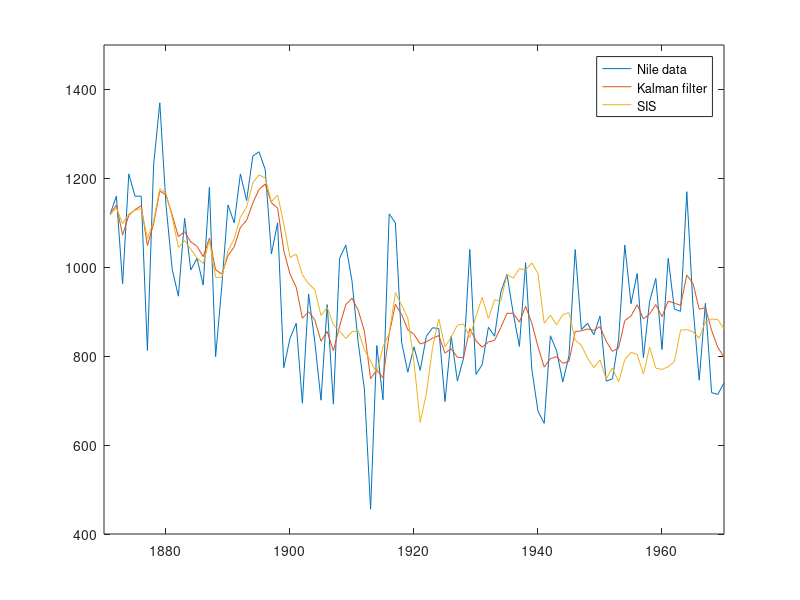

The MATLAB source for this figure: (Note: this script raises an error after producing the figure.)
%%  TIME SERIES ECONOMETRICS
%
%   ASSIGNMENT 6: LLM and Nile data
%
%   Charlotte Taman, Femke Vedder, Rose Barzilai, Zuzana Leova (Group 1)
%   March 2018 

%% 0. Clean Workspace and Command Window

clear all        %clear workspace
clc              %clear command window

%% 1. Read Data
load('nile.mat')

%% 2. Parameter Initialisation
    
    sigma_eps = 15099;
    sigma_eta = 1469;
    yt = data;
    T = size(yt,1);
    
%% 3. Filtered state and filtered state variance SIS N=100

N=100;
mu = yt(1,1)*ones(1,N);
p = zeros(T,N);
w(1,:) = ones(1,N)/N;

for t=1:T
for n=1:N
    mu(t+1,n) = mu(t,n) + normrnd(0,sqrt(sigma_eta)); %state equation, alpha=mu in LLM
    p(t,n) = 1/sqrt(2*pi*sigma_eps) * exp(-(yt(t,1) - mu(t,n))^2/(2*sigma_eps)); %density p(y_t|mu_t) 
end

w(t+1,:) = w(t,:).*p(t,:); %corresponsing weights
w_norm(t,:) = w(t+1,:)./sum(w(t+1,:)); %normalized weights
 
estimate_x(t,1) = sum(w_norm(t,:).*mu(t,:)); %estimates
var_estimate_x(t,1) = sum(w_norm(t,:).*((mu(t,:)-estimate_x(t,1)).^2)); %variance estimates

ESS(t,1) = 1/(sum(w_norm(t,:).*w_norm(t,:))); %effective sample size
end
      
estimate_x
%% 4. Apply Kalman Filter
% initialization
a = 0;
p = 10^7;

% kalman filter for LLM
for t = 1:T
   mu_t(t,1) = a;  
   p_t(t,1) = p;
   v = yt(t,1) - a;
   k = p / (p + sigma_eps);
   a = a + k*v;
   p = k*sigma_eps + sigma_eta;
   v_t(t,1) = v;
   K_t(t,1) = k;
end

Ft = p_t + sigma_eps;

%% 5. Bootstrap filter 

alpha = yt(1,1)*ones(1,N);
  
for t = 1:T 
for n = 1:N
    p(t,n) = 1/sqrt(2*pi*sigma_eps) * exp(-(yt(t,1) - alpha(t,n))^2/(2*sigma_eps));
end  
    w(t,:) = p(t,:)./sum(p(t,:));
for n = 1:N
    cum = cumsum([0; w(t,:).'/sum(w(t,:))]); % adds up to 1
    cum(end) = 1e3*eps + cum(end);
    [j j] = histc(rand,cum(:));
    alpha_new(t,n) = alpha(t,j);
end

alpha(t,:) = alpha_new(t,:);
ESS_bootstrap(t,1) = 1/sum((ones(1,N)/N).^2);

x(t,1) = sum(alpha(t,:))/N;
var_x(t,1) = sum((alpha(t,:)-x(t,1)*ones(1,N)).^2)/N; %variance

for n = 1:N
     alpha(t+1,n) = alpha(t,n) + normrnd(0,sqrt(sigma_eta));
end    
end


%% 6. Plots
% Nile data, Kalman filter and SIS (filtered state)
figure(1);
t = (1871:1970)';
plot(datenum(t,1,1),yt);
hold on
plot(datenum(t,1,1),[mu_t(2:100);a]);
plot(datenum(t,1,1),estimate_x);
legend('Nile data','Kalman filter','SIS')
dateFormat = 10;
datetick('x',dateFormat);
axis([datenum(1870,1,1) datenum(1970,1,1) 400 1500]);
hold off

Variance of the kalman filter and SIS with N=100 (filtered state)
figure(2);
t = (1871:1970)';
plot(datenum(t,1,1),p_t);
hold on
plot(datenum(t,1,1),var_estimate_x);
legend('Kalman filter','SIS')
dateFormat = 10;
datetick('x',dateFormat);
axis([datenum(1870,1,1) datenum(1970,1,1) 0 30000]);
hold off

% ESS
figure(3)
subplot(2,1,1)
t = (1871:1970)';
plot(datenum(t,1,1),ESS);
dateFormat = 10;
datetick('x',dateFormat);
axis([datenum(1870,1,1) datenum(1970,1,1) 0 110]);
hold off

subplot(2,1,2)
t = (1871:1970)';
plot(datenum(t,1,1),ESS_bootstrap);
dateFormat = 10;
datetick('x',dateFormat);
axis([datenum(1870,1,1) datenum(1970,1,1) 0 110]);
hold off

% Nile data, kalman filter and bootstrap filter
figure(4);
t = (1871:1970)';
plot(datenum(t,1,1),yt);
hold on
plot(datenum(t,1,1),[mu_t(2:100);a]);
plot(datenum(t,1,1),x);
legend('Nile data','Kalman filter','Bootstrap filter')
dateFormat = 10;
datetick('x',dateFormat);
axis([datenum(1870,1,1) datenum(1970,1,1) 400 1500]);
hold off

% Variance Kalman filter and bootstrap filter
figure(5);
t = (1871:1970)';
plot(datenum(t,1,1),p_t);
hold on
plot(datenum(t,1,1),var_x);
legend('Kalman filter','Bootstrap filter')
dateFormat = 10;
datetick('x',dateFormat);
axis([datenum(1870,1,1) datenum(1970,1,1) 0 30000]);
hold off

% Bootstrap filter with N=15 particle paths over time from t=1 upto
% t=5,10,15,20
figure(6);
subplot(2,2,1);
t = (1871:1890)';
plot(datenum(t,1,1),mu_t(2:21));
hold on
plot(datenum(t,1,1),[alpha(1:5,1:15);NaN*ones(15,15)]);
legend('Kalman filter','Bootstrap filter');
dateFormat = 10;
datetick('x',dateFormat);
axis([datenum(1870,1,1) datenum(1891,1,1) 700 1500]);
hold off

subplot(2,2,2);
t = (1871:1890)';
plot(datenum(t,1,1),mu_t(2:21));
hold on
plot(datenum(t,1,1),[alpha(1:10,1:15);NaN*ones(10,15)]);
legend('Kalman filter','Bootstrap filter');
dateFormat = 10;
datetick('x',dateFormat);
axis([datenum(1870,1,1) datenum(1891,1,1) 700 1500]);
hold off

subplot(2,2,3);
t = (1871:1890)';
plot(datenum(t,1,1),mu_t(2:21));
hold on
plot(datenum(t,1,1),[alpha(1:15,1:15);NaN*ones(5,15)]);
legend('Kalman filter','Bootstrap filter');
dateFormat = 10;
datetick('x',dateFormat);
axis([datenum(1870,1,1) datenum(1891,1,1) 700 1500]);
hold off

subplot(2,2,4);
t = (1871:1890)';
plot(datenum(t,1,1),mu_t(2:21));
hold on
plot(datenum(t,1,1),alpha(1:20,1:15));
legend('Kalman filter','Bootstrap filter');
dateFormat = 10;
datetick('x',dateFormat);
axis([datenum(1870,1,1) datenum(1891,1,1) 700 1500]);
hold off

